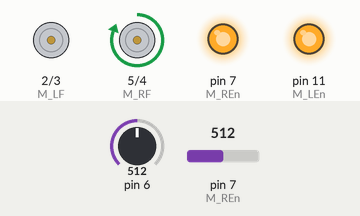
Simulated run of this sketch. Board: Arduino Uno, built with avr-gcc and run on an emulated ATmega328P. Parts: motor-driver pin pairs drawn as motors (green arrow = first pin HIGH = forward, orange = second pin HIGH = backward, longer = more drive), output pins drawn as LEDs (lit = HIGH). Inputs (shaded band) come from the test bench; at power-on: pin 6 = 512, pin 7 (M_REn) = 512. Pins used as bus, display or sensor lines are not drawn.

Above: at 0.1 s.
At 0.5 s:
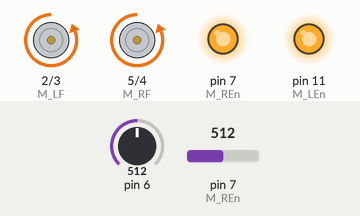
At 1.0 s:
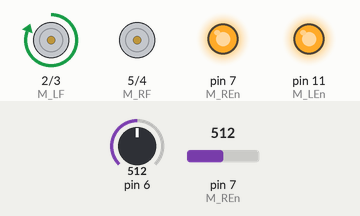
Timing chart, 0 to 2.5 s (numbered marks = the images above):
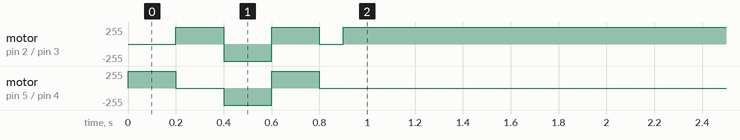

Measured:
- by itself, motor on pin 2 (M_LF) / pin 3 (M_LB): stopped → forward 255/255 at 0.20 s, → backward 255/255 0.20 s later, → forward 255/255 0.20 s later, → stopped 0.20 s later, … (5 changes in this stretch)

The sketch:

swarm_analog_comparator.ino
```cpp
#include "Arduino.h"

/**Analog Comparator Register**/
#define REG_DIDR _SFR_IO8(0x01)
#define BIT_DIDR_ANOD 0
#define BIT_DIDR_AN1D 1

//These pins are connected to the L293D motor controller
#define M_LF 2               // Motor Left Front
#define M_LB 3               // Motor Left Back
#define M_RF 5               // Motor Right Front
#define M_RB 4               // Motor Right Back
#define M_REn 7              // Motor Right ENABLE
#define M_LEn 11             // Motor Left ENABLE

// LED's for debugging
#define RxPin 0
#define TxPin 1
//////////////////////
void setup()
{
    /*disable digital input in order to reduce power consumption */
    bitWrite(REG_DIDR, BIT_DIDR_ANOD, 1);
    bitWrite(REG_DIDR, BIT_DIDR_AN1D, 1);

    // set pin for LED's
    pinMode(RxPin, OUTPUT);
    pinMode(TxPin, OUTPUT);
    digitalWrite(TxPin, LOW);
    digitalWrite(RxPin, LOW);
    // motor pin setup
    pinMode(M_LF, OUTPUT);
    pinMode(M_LB, OUTPUT);
    pinMode(M_RF, OUTPUT);
    pinMode(M_RB, OUTPUT);

    #ifndef PWM
    // just testing no PWM, L293 always enabled!
    pinMode(M_REn, OUTPUT);
    pinMode(M_LEn, OUTPUT);
    digitalWrite(M_REn, HIGH);    // Low is disabled
    digitalWrite(M_LEn, HIGH);    // Low is disabled
    #endif

    /*
      Starte pattern after switching the robot on.
      Each step it 500ms to check if the motors and functions are working
      Turn left, wait turn right, backward, forward, stop
    */
    turnLeft();
    wait();
    turnRight();
    wait();
    backward();
    wait();
    forward();
    wait();
    stopNow();

}

#define DETECT_NUM 5

void loop()
{
    bool ComparatorOut;
    unsigned char i, Cnt;

    Cnt = 0;
    for ( i = 0; i < DETECT_NUM; ++i )
    {
        ComparatorOut = bitRead( ACSR, ACO );
        Cnt += ComparatorOut;
        //if the solution don't work out,  we should let the robot swing with a small angle.  The code is added here.
        delay(20);
    }

    if ( 0 == Cnt )
    {
        turnRight();
        digitalWrite(TxPin, LOW);
        digitalWrite(RxPin, HIGH);
    }
    else if ( DETECT_NUM == Cnt )
    {
        turnLeft();
        digitalWrite(TxPin, HIGH);
        digitalWrite(RxPin, LOW);
    }
    else
    {
        forward();
        digitalWrite(TxPin, HIGH);
        digitalWrite(RxPin, HIGH);
    }
}

// just a function for delay if we need it :)
void wait(){
delay(200);
}

// *** Below here are all the motor control functions ***
void stopNow(){
  digitalWrite(M_LB, LOW);
  digitalWrite(M_LF, LOW);
  digitalWrite(M_RB, LOW);
  digitalWrite(M_RF, LOW);
}

void forward(){
  digitalWrite(M_LB, LOW);
  digitalWrite(M_LF, HIGH);
  digitalWrite(M_RB, LOW);
  digitalWrite(M_RF, HIGH);
}

void backward(){
  digitalWrite(M_LF, LOW);
  digitalWrite(M_LB, HIGH);
  digitalWrite(M_RF, LOW);
  digitalWrite(M_RB, HIGH);
}

void turnLeft(){
  // Right wheel forwards
  digitalWrite(M_RB, LOW);
  digitalWrite(M_RF, HIGH);
  digitalWrite(M_LB, LOW);
  digitalWrite(M_LF, LOW);
}

void turnRight(){
  // Left wheel forwards
  digitalWrite(M_LB, LOW);
  digitalWrite(M_LF, HIGH);
  digitalWrite(M_RB, LOW);
  digitalWrite(M_RF, LOW);
}
```
